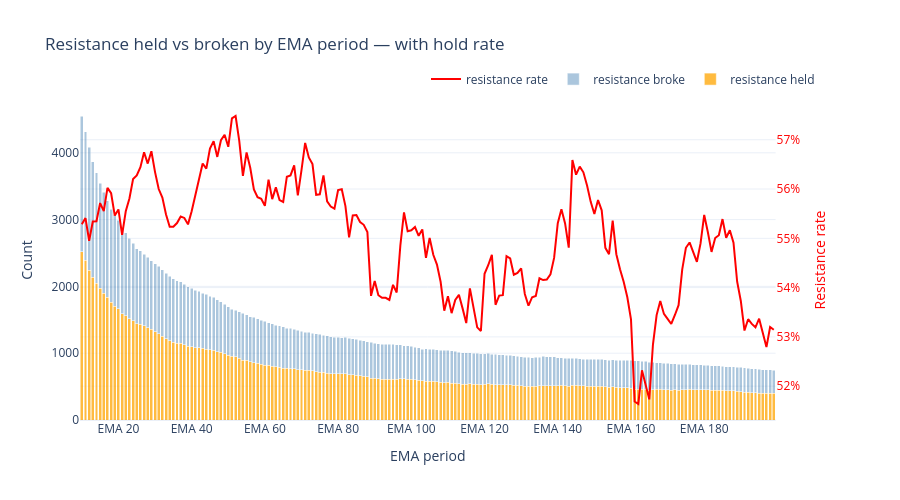

Source (notebook cell):
### Markdown cell above
Visualization of how often each EMA was touched vs crossed by candle Highs, plus their ratio.

Plots high_touch and cross as overlapping bars across all EMA periods, \
with the touch/cross ratio drawn as a red line on a secondary axis. \
Allows to see raw activity and the resistance ratio on one chart.

Result: a dual-axis chart
- bars for the raw counts
- a red line for the ratio

### Code cell
viz = result[result["cross"] / result["evaluated_candles"] < MAX_CROSS_RATE]

ratio = viz["resistance_held"] / viz["resistance_test"].replace(0, np.nan)
broke = viz["resistance_test"] - viz["resistance_held"]

fig = make_subplots(specs=[[{"secondary_y": True}]])

fig.add_trace(
    go.Bar(x=viz["ema"], y=viz["resistance_held"], name="resistance held",
           marker_color="orange", opacity=0.75),
    secondary_y=False,
)
fig.add_trace(
    go.Bar(x=viz["ema"], y=broke, name="resistance broke",
           marker_color="steelblue", opacity=0.45),
    secondary_y=False,
)
fig.add_trace(
    go.Scatter(x=viz["ema"], y=ratio, name="resistance rate",
               mode="lines", line=dict(color="red", width=2),
               hovertemplate="%{y:.1%}"),
    secondary_y=True,
)

fig.update_layout(
    title="Resistance held vs broken by EMA period — with hold rate",
    barmode="stack",
    template="plotly_white",
    height=500,
    hovermode="x unified",
    hoverlabel=dict(namelength=-1),
    legend=dict(orientation="h", yanchor="bottom", y=1.02, xanchor="right", x=1),
)
fig.update_xaxes(title_text="EMA period", tickprefix="EMA ")
fig.update_yaxes(title_text="Count", secondary_y=False)
fig.update_yaxes(title_text="Resistance rate", secondary_y=True, color="red", tickformat=".0%")

fig.show()

### Figure 1 — Plotly figure (JSON) as saved in the notebook; plotly's stock layout.template omitted (floating-point values rounded to 4 significant figures; data arrays with more than 128 entries replaced by an {"elided": "..."} marker saying what was removed)
{"data": [{"marker": {"color": "orange"}, "name": "resistance held", "opacity": 0.75, "type": "bar", "x": {"elided": "190 int values"}, "xaxis": "x", "y": {"elided": "190 int values"}, "yaxis": "y"}, {"marker": {"color": "steelblue"}, "name": "resistance broke", "opacity": 0.45, "type": "bar", "x": {"elided": "190 int values"}, "xaxis": "x", "y": {"elided": "190 int values"}, "yaxis": "y"}, {"hovertemplate": "%{y:.1%}", "line": {"color": "red", "width": 2}, "mode": "lines", "name": "resistance rate", "type": "scatter", "x": {"elided": "190 int values"}, "xaxis": "x", "y": {"elided": "190 float values"}, "yaxis": "y2"}], "layout": {"barmode": "stack", "height": 500, "hoverlabel": {"namelength": -1}, "hovermode": "x unified", "legend": {"orientation": "h", "x": 1, "xanchor": "right", "y": 1.02, "yanchor": "bottom"}, "title": {"text": "Resistance held vs broken by EMA period — with hold rate"}, "xaxis": {"anchor": "y", "domain": [0, 0.94], "tickprefix": "EMA ", "title": {"text": "EMA period"}}, "yaxis": {"anchor": "x", "domain": [0, 1], "title": {"text": "Count"}}, "yaxis2": {"anchor": "x", "color": "red", "overlaying": "y", "side": "right", "tickformat": ".0%", "title": {"text": "Resistance rate"}}}}
